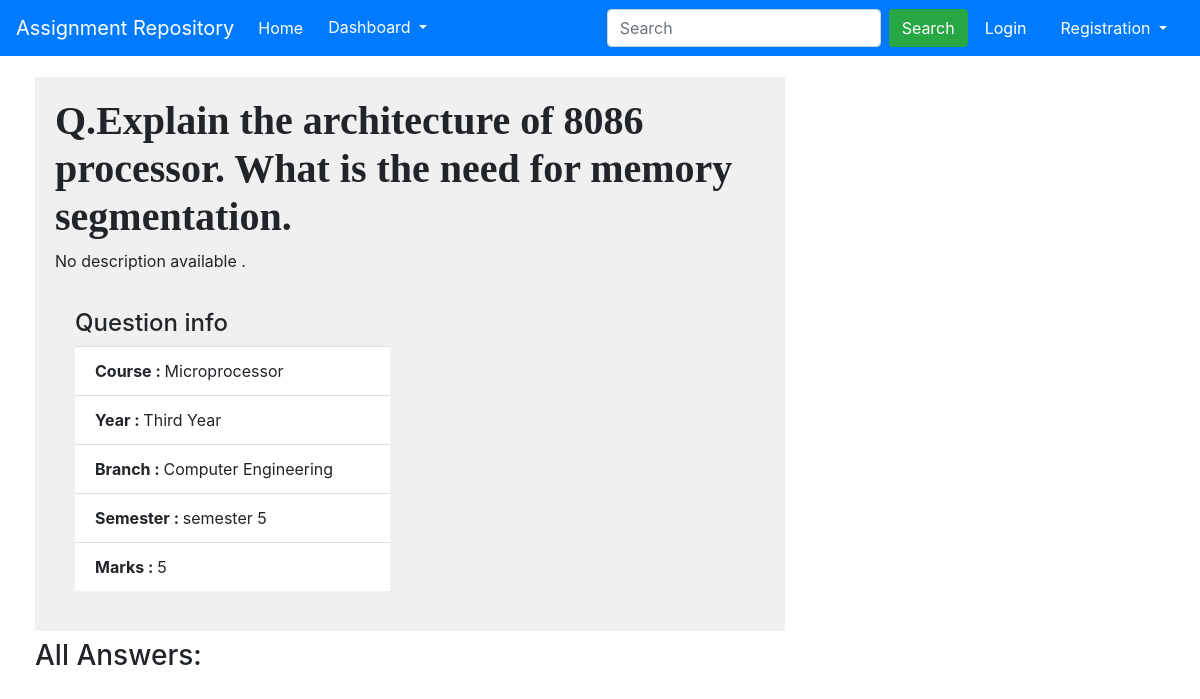
The app's page /assignment/question/67 with its own data.
### assignment/models.py (models this page shows, shortened)
class Question(models.Model):
    assignment = models.ForeignKey(Assignment, on_delete=models.SET_NULL,blank=True,null=True)
    username = models.ForeignKey(User,on_delete=models.SET_NULL,blank=True,null=True)
    title = models.CharField(max_length = 200)
    description = models.TextField(blank=True , null = True)
    modelAnswer = models.TextField(blank=True)
    marks = models.IntegerField(null=True)
    date = models.DateTimeField(auto_now_add=True)

class Assignment(models.Model):
    number = models.IntegerField()
    course = models.ForeignKey(Course,on_delete = models.SET_NULL,blank=True,null=True)
    publish_date = models.DateField(auto_now_add = True)
    deadline_date = models.DateField()
    faculty = models.ForeignKey(Faculty,on_delete = models.SET_NULL,blank=True,null=True)

class Course(models.Model):
    name = models.CharField(max_length = 50)
    branch = models.ForeignKey(Branch,on_delete = models.SET_NULL,blank=True,null=True)
    faculty = models.ForeignKey(Faculty ,on_delete = models.SET_NULL,blank=True,null=True)
    year = models.ForeignKey(StudyYear ,on_delete = models.SET_NULL,blank=True,null=True)
    semester = models.ForeignKey(Semester ,on_delete = models.SET_NULL,blank=True,null=True )

class StudyYear(models.Model):
    year = models.CharField(max_length = 50 , help_text = "Enter in this format First Year , Second Year, etc.")
    def __str__(self):
        return self.year

class Branch(models.Model):
    name = models.CharField(max_length = 50 , help_text = "Example Computer Engineering")
    def __str__(self):
        return self.name

class Semester(models.Model):
    sem = models.IntegerField()
    def __str__(self):
        return f'semester {self.sem}'

### assignment/views.py (the view)
# urls.py: path('question/<int:pk>', views.RepoQuestionDetailView.as_view(), name='repo-question-detail'),
class RepoQuestionDetailView(generic.DetailView):
    model = Question
    template_name = "questionAllAnswers.html"
    def get_context_data(self, **kwargs):
        context = super().get_context_data(**kwargs)
        context['answers'] = self.object.answer_set.all().annotate(count=Count('upvotes')).order_by('-count')
        return context

### assignment/templates/questionAllAnswers.html (shortened to what this page needs)
{% extends "index_base.html" %}
{% load static %}
{% block content %}
<div class="container">
  <div class="row">
    <div class="col-md-8 my-3" style="padding : 5px;">
      <div style="background-color: #f0f0f0 ; padding:20px;">
        <h1 style="font-family : serif;"><b>Q.{{question.title}}</b></h1>
        {% if question.description %}
        {{question.description}}
        {% else %}
        <p>No description available .</p>
        {% endif %}
        <div class="QuestionInfo">
          <ul class="list-group list-group-flush">
            <h4>Question info</h4>
            <li class="list-group-item"><b>Course   : </b>{{question.assignment.course.name}}</li>
            <li class="list-group-item"><b>Year     : </b>{{question.assignment.course.year}}</li>
            <li class="list-group-item"><b>Branch   : </b>{{question.assignment.course.branch}}</li>
            <li class="list-group-item"><b>Semester : </b>{{question.assignment.course.semester}}</li>
            <li class="list-group-item"><b>Marks    : </b>{{question.marks}}</li>
          </ul>
        </div>
      </div>
      <h3 class="my-2">All Answers:</h3>
    </div>
    <div class="col-md-3 mx-2 my-3" style="padding : 10px;">
    </div>
</div>
</div>
{% endblock %}

### assignment/static/css/styles.css (style rules this page uses)
.QuestionInfo { padding: 20px; width: 50%; }

### records on screen
Question: title "Explain the architecture of 8086 processor. What is the need for memory segmentation.", assignment.course.name "Microprocessor", assignment.course.year "Third Year", assignment.course.branch "Computer Engineering", assignment.course.semester "semester 5", marks "5"
